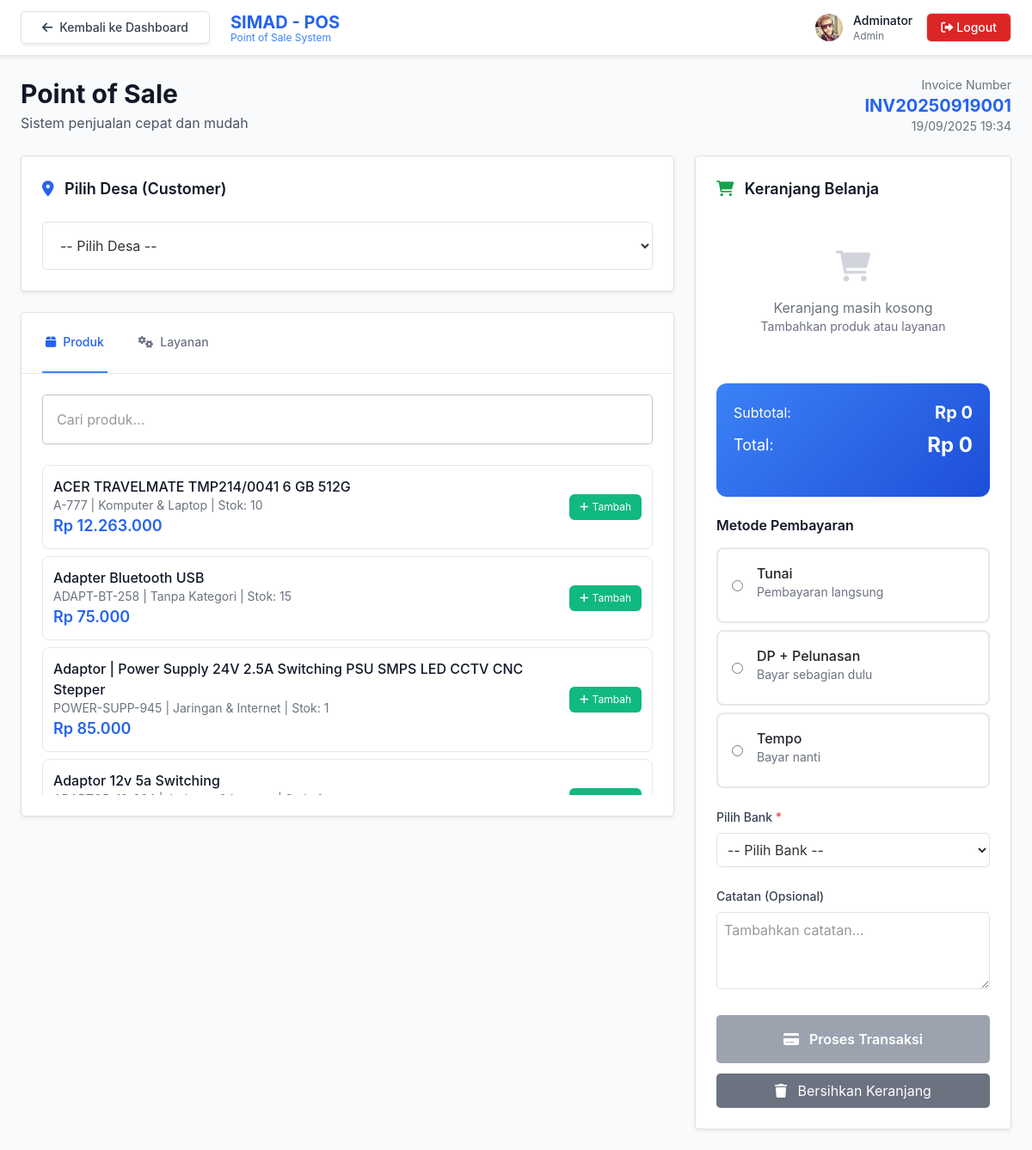
The app's page /pos.php (signed in) with its own data.
### tables this page shows
CREATE TABLE `users` (
  `id` int(11) NOT NULL,
  `username` varchar(50) NOT NULL,
  `email` varchar(100) NOT NULL,
  `password` varchar(255) NOT NULL,
  `nama_lengkap` varchar(100) NOT NULL,
  `role` enum('admin','akunting','supervisor','teknisi','programmer','sales','finance') NOT NULL,
  `no_hp` varchar(20) DEFAULT NULL,
  `foto_profil` varchar(255) DEFAULT NULL,
  `status` enum('aktif','nonaktif') DEFAULT 'aktif',
  `created_at` timestamp NOT NULL DEFAULT current_timestamp(),
  `updated_at` timestamp NOT NULL DEFAULT current_timestamp() ON UPDATE current_timestamp(),
  `last_login` timestamp NULL DEFAULT NULL
);

CREATE TABLE `produk` (
  `id` int(11) NOT NULL,
  `kode_produk` varchar(20) NOT NULL,
  `nama_produk` varchar(100) NOT NULL,
  `kategori_id` int(11) DEFAULT NULL,
  `vendor_id` int(11) NOT NULL,
  `jenis` enum('barang_it','atk','layanan') NOT NULL,
  `deskripsi` text DEFAULT NULL,
  `spesifikasi` text DEFAULT NULL,
  `harga_satuan` decimal(15,2) NOT NULL,
  `harga_grosir` decimal(15,2) DEFAULT NULL,
  `satuan` varchar(20) NOT NULL,
  `stok_minimal` int(11) DEFAULT 0,
  `stok_tersedia` int(11) DEFAULT 0,
  `gambar` varchar(255) DEFAULT NULL,
  `status` enum('aktif','nonaktif') DEFAULT 'aktif',
  `created_at` timestamp NOT NULL DEFAULT current_timestamp(),
  `updated_at` timestamp NOT NULL DEFAULT current_timestamp() ON UPDATE current_timestamp(),
  `harga_diskon` decimal(15,2) DEFAULT NULL COMMENT 'Harga setelah diskon',
  `is_featured` tinyint(1) DEFAULT 0 COMMENT '1 = produk unggulan, 0 = produk biasa'
);

CREATE TABLE `kategori_produk` (
  `id` int(11) NOT NULL,
  `nama_kategori` varchar(50) NOT NULL,
  `deskripsi` text DEFAULT NULL,
  `created_at` timestamp NOT NULL DEFAULT current_timestamp()
);

### config/database.php (called while the page is built, shortened)
<?php
class Database {
    private $connection;
    private function connect() {
        try {
            $dsn = "mysql:host=" . DB_HOST . ";dbname=" . DB_NAME . ";charset=" . DB_CHARSET;
            $options = [
                PDO::ATTR_ERRMODE            => PDO::ERRMODE_EXCEPTION,
                PDO::ATTR_DEFAULT_FETCH_MODE => PDO::FETCH_ASSOC,
                PDO::ATTR_EMULATE_PREPARES   => false,
                PDO::MYSQL_ATTR_INIT_COMMAND => "SET NAMES utf8mb4"
            ];
            $this->connection = new PDO($dsn, DB_USER, DB_PASS, $options);
        } catch (PDOException $e) {
            error_log("Database connection failed: " . $e->getMessage());
            die("Database connection failed. Please contact administrator.");
        }
    }
    public function select($query, $params = []) {
        try {
            $stmt = $this->connection->prepare($query);
            $stmt->execute($params);
            return $stmt->fetchAll();
        } catch (PDOException $e) {
            error_log("Database select error: " . $e->getMessage());
            throw $e;
        }
    }
    public function selectOne($query, $params = []) {
        try {
            $stmt = $this->connection->prepare($query);
            $stmt->execute($params);
            return $stmt->fetch();
        } catch (PDOException $e) {
            error_log("Database selectOne error: " . $e->getMessage());
            throw $e;
        }
    }
}
function getDatabase() {
    static $database = null;
    if ($database === null) {
        $database = new Database();
    }
    return $database;
}
?>

### config/auth.php (called while the page is built, shortened)
<?php
require_once 'database.php';
class Auth {
    private $db;
    public function __construct() {
        $this->db = getDatabase();
    }
    public function isLoggedIn() {
        return true;
    }
    public function getCurrentUser() {
        try {
            $query = "SELECT * FROM users WHERE id = ? AND status = 'aktif'";
            return $this->db->selectOne($query, [$_SESSION['user_id']]);
        } catch (Exception $e) {
            return null;
        }
    }
}
$auth = new Auth();
class AuthStatic {
    public static function getCurrentUser() {
        global $auth;
        return $auth->getCurrentUser();
    }
}
?>

### pos.php (the view, shortened to what this page needs)
<?php
require_once 'config/database.php';
require_once 'config/auth.php';
$db = getDatabase();
$user = AuthStatic::getCurrentUser();
$produk_list = $db->select("
    SELECT p.id, p.kode_produk, p.nama_produk, p.harga_satuan, p.stok_tersedia, kp.nama_kategori
    FROM produk p
    LEFT JOIN kategori_produk kp ON p.kategori_id = kp.id
    WHERE p.status = 'aktif' AND p.stok_tersedia > 0
    ORDER BY p.nama_produk
");
function generateInvoiceNumber($db) {
    $today = date('Ymd');
    $prefix = 'INV' . $today;
    $last_invoice = $db->select("
        SELECT nomor_invoice
        FROM transaksi
        WHERE nomor_invoice LIKE ?
        ORDER BY nomor_invoice DESC
        LIMIT 1
    ", [$prefix . '%']);
    if (empty($last_invoice)) {
        return $prefix . '001';
    }
    $last_number = intval(substr($last_invoice[0]['nomor_invoice'], -3));
    $new_number = str_pad($last_number + 1, 3, '0', STR_PAD_LEFT);
    return $prefix . $new_number;
}
$invoice_number = generateInvoiceNumber($db);
?>
<!DOCTYPE html>
<html lang="id" class="h-full bg-gray-50">
<head>
    <link href="https://cdn.jsdelivr.net/npm/bootstrap@4.6.2/dist/css/bootstrap.min.css" rel="stylesheet">
    <script src="https://cdn.tailwindcss.com"></script>
    <link href="https://cdnjs.cloudflare.com/ajax/libs/font-awesome/6.0.0/css/all.min.css" rel="stylesheet">
</head>
<body class="h-full bg-gray-50">
    <nav class="bg-white shadow-sm border-b border-gray-200">
        <div class="max-w-7xl mx-auto px-4 sm:px-6 lg:px-8">
            <div class="flex justify-between h-16">
                <div class="flex items-center">
                    <a href="dashboard.php" class="inline-flex items-center px-4 py-2 border border-gray-300 rounded-md shadow-sm text-sm font-medium text-gray-700 bg-white hover:bg-gray-50 focus:outline-none focus:ring-2 focus:ring-offset-2 focus:ring-primary-500 mr-4">
                        <i class="fas fa-arrow-left mr-2"></i>
                        Kembali ke Dashboard
                    </a>
                    <div class="flex flex-col">
                        <div class="text-xl font-bold text-primary-600">SIMAD - POS</div>
                        <div class="text-xs text-primary-500 -mt-1">Point of Sale System</div>
                    </div>
                </div>
                <div class="flex items-center space-x-4">
                    <div class="flex items-center space-x-3">
                        <div class="flex-shrink-0">
                            <?php if (!empty($user['foto_profil']) && file_exists('uploads/users/' . $user['foto_profil'])): ?>
                                <img class="w-8 h-8 rounded-full object-cover" src="uploads/users/<?php echo htmlspecialchars($user['foto_profil']); ?>?v=<?php echo time(); ?>" alt="<?php echo htmlspecialchars($user['nama_lengkap']); ?>">
                            <?php else: ?>
                                <img class="w-8 h-8 rounded-full" src="img/profileimg.png" alt="user photo">
                            <?php endif; ?>
                        </div>
                        <div class="hidden md:block">
                            <p class="text-sm font-medium text-gray-900">
                                <?php echo htmlspecialchars($user['nama_lengkap'] ?? 'User'); ?>
                            </p>
                            <p class="text-xs text-gray-500">
                                <?php echo ucfirst($user['role'] ?? 'user'); ?>
                            </p>
                        </div>
                    </div>
                    <a href="logout.php" class="inline-flex items-center px-3 py-2 border border-transparent text-sm leading-4 font-medium rounded-md text-white bg-red-600 hover:bg-red-700 focus:outline-none focus:ring-2 focus:ring-offset-2 focus:ring-red-500">
                        <i class="fas fa-sign-out-alt mr-1"></i>
                        Logout
                    </a>
                </div>
            </div>
        </div>
    </nav>
<div class="pos-container px-4 py-6">
    <div class="mb-6">
        <div class="flex items-center justify-between">
            <div>
                <h1 class="text-3xl font-bold text-gray-900">Point of Sale</h1>
                <p class="text-gray-600 mt-1">Sistem penjualan cepat dan mudah</p>
            </div>
            <div class="text-right">
                <div class="text-sm text-gray-500">Invoice Number</div>
                <div class="text-xl font-bold text-blue-600" id="invoice-number"><?= $invoice_number ?></div>
                <div class="text-sm text-gray-500"><?= date('d/m/Y H:i') ?></div>
            </div>
        </div>
    </div>
    <div class="grid grid-cols-1 lg:grid-cols-3 gap-6">
        <div class="lg:col-span-2">
            <div class="bg-white rounded-lg shadow-sm border border-gray-200 p-6 mb-6">
                <h3 class="text-lg font-semibold text-gray-900 mb-4">
                    <i class="fas fa-map-marker-alt text-blue-600 mr-2"></i>
                    Pilih Desa (Customer)
                </h3>
                <select id="desa-select" class="w-full p-3 border border-gray-300 rounded-lg focus:ring-2 focus:ring-blue-500 focus:border-blue-500">
                    <option value="">-- Pilih Desa --</option>
                </select>
            </div>
            <div class="bg-white rounded-lg shadow-sm border border-gray-200">
                <div class="border-b border-gray-200">
                    <nav class="flex space-x-8 px-6">
                        <button class="tab-btn active py-4 px-1 border-b-2 border-blue-500 font-medium text-sm text-blue-600" data-tab="produk">
                            <i class="fas fa-box mr-2"></i>Produk
                        </button>
                        <button class="tab-btn py-4 px-1 border-b-2 border-transparent font-medium text-sm text-gray-500 hover:text-gray-700" data-tab="layanan">
                            <i class="fas fa-cogs mr-2"></i>Layanan
                        </button>
                    </nav>
                </div>
                <div id="tab-produk" class="tab-content p-6">
                    <div class="mb-4">
                        <input type="text" id="search-produk" placeholder="Cari produk..." class="w-full p-3 border border-gray-300 rounded-lg focus:ring-2 focus:ring-blue-500">
                    </div>
                    <div id="produk-list" class="max-h-96 overflow-y-auto">
                        <?php foreach ($produk_list as $produk): ?>
                        <div class="item-card produk-item" data-search="<?= strtolower($produk['nama_produk'] . ' ' . $produk['kode_produk']) ?>">
                            <div class="flex items-center justify-between">
                                <div class="flex-1">
                                    <div class="font-medium text-gray-900"><?= htmlspecialchars($produk['nama_produk']) ?></div>
                                    <div class="text-sm text-gray-500">
                                        <?= htmlspecialchars($produk['kode_produk']) ?> |
                                        <?= htmlspecialchars($produk['nama_kategori'] ?? 'Tanpa Kategori') ?> |
                                        Stok: <?= $produk['stok_tersedia'] ?>
                                    </div>
                                    <div class="text-lg font-semibold text-blue-600">Rp <?= number_format($produk['harga_satuan'], 0, ',', '.') ?></div>
                                </div>
                                <button class="btn-add-item" onclick="addToCart('produk', <?= $produk['id'] ?>, '<?= htmlspecialchars($produk['nama_produk']) ?>', <?= $produk['harga_satuan'] ?>, <?= $produk['stok_tersedia'] ?>)">
                                    <i class="fas fa-plus mr-1"></i>Tambah
                                </button>
                            </div>
                        </div>
                        <?php endforeach; ?>
                    </div>
                </div>
            </div>
        </div>
        <div class="lg:col-span-1">
            <div class="bg-white rounded-lg shadow-sm border border-gray-200 p-6 sticky top-6">
                <h3 class="text-lg font-semibold text-gray-900 mb-4">
                    <i class="fas fa-shopping-cart text-green-600 mr-2"></i>
                </h3>
                <div id="cart-items" class="mb-6 max-h-64 overflow-y-auto">
                    <div id="empty-cart" class="text-center py-8 text-gray-500">
                        <i class="fas fa-shopping-cart text-4xl mb-3 text-gray-300"></i>
                        <p>Keranjang masih kosong</p>
                        <p class="text-sm">Tambahkan produk atau layanan</p>
                    </div>
                </div>
                <div class="total-section">
                    <div class="flex justify-between items-center mb-2">
                        <span>Subtotal:</span>
                        <span class="text-xl font-bold" id="subtotal">Rp 0</span>
                    </div>
                    <div class="flex justify-between items-center mb-4">
                        <span class="text-lg">Total:</span>
                        <span class="text-2xl font-bold" id="total">Rp 0</span>
                    </div>
                </div>
                <div class="mt-6">
                    <h4 class="font-semibold text-gray-900 mb-3">Metode Pembayaran</h4>
                    <div class="payment-method-card" data-method="tunai">
                        <div class="flex items-center">
                            <input type="radio" name="payment_method" value="tunai" id="tunai" class="mr-3">
                            <label for="tunai" class="flex-1 cursor-pointer">
                                <div class="font-medium">Tunai</div>
                                <div class="text-sm text-gray-500">Pembayaran langsung</div>
                            </label>
                        </div>
                    </div>
                    <div class="payment-method-card" data-method="dp_pelunasan">
                        <div class="flex items-center">
                            <input type="radio" name="payment_method" value="dp_pelunasan" id="dp" class="mr-3">
                            <label for="dp" class="flex-1 cursor-pointer">
                                <div class="font-medium">DP + Pelunasan</div>
                                <div class="text-sm text-gray-500">Bayar sebagian dulu</div>
                            </label>
                        </div>
                    </div>
                    <div class="payment-method-card" data-method="tempo">
                        <div class="flex items-center">
                            <input type="radio" name="payment_method" value="tempo" id="tempo" class="mr-3">
                            <label for="tempo" class="flex-1 cursor-pointer">
                                <div class="font-medium">Tempo</div>
                                <div class="text-sm text-gray-500">Bayar nanti</div>
                            </label>
                        </div>
                    </div>
                </div>
                <div id="bank-selection" class="mt-4">
                    <label class="block text-sm font-medium text-gray-700 mb-2">Pilih Bank <span class="text-red-500">*</span></label>
                    <select id="bank-select" class="w-full p-2 border border-gray-300 rounded-lg" required>
                        <option value="">-- Pilih Bank --</option>
                    </select>
                </div>
                <div class="mt-4">
                    <label class="block text-sm font-medium text-gray-700 mb-2">Catatan (Opsional)</label>
                    <textarea id="notes" rows="3" class="w-full p-2 border border-gray-300 rounded-lg" placeholder="Tambahkan catatan..."></textarea>
                </div>
                <div class="mt-6 space-y-3">
                    <button id="btn-checkout" class="w-full bg-blue-600 text-white py-3 px-4 rounded-lg font-semibold hover:bg-blue-700 transition-colors disabled:bg-gray-400" disabled>
                        <i class="fas fa-credit-card mr-2"></i>
                    </button>
                    <button id="btn-clear" class="w-full bg-gray-500 text-white py-2 px-4 rounded-lg hover:bg-gray-600 transition-colors">
                        <i class="fas fa-trash mr-2"></i>
                    </button>
                </div>
            </div>
        </div>
    </div>
</div>
</body>
</html>

### records on screen
users: nama_lengkap "Adminator", role "Admin"
produk: nama_produk "ACER TRAVELMATE TMP214/0041 6 GB 512G", kode_produk "A-777", kategori.nama_kategori "Komputer & Laptop", stok_tersedia "10", harga_satuan "12.263.000"
produk: nama_produk "Adapter Bluetooth USB", kode_produk "ADAPT-BT-258", nama_kategori "Tanpa Kategori", stok_tersedia "15", harga_satuan "75.000"
produk: nama_produk "Adaptor | Power Supply 24V 2.5A Switching PSU SMPS LED CCTV CNC Stepper", kode_produk "POWER-SUPP-945", kategori.nama_kategori "Jaringan & Internet", stok_tersedia "1", harga_satuan "85.000"
produk: nama_produk "Adaptor 12v 5a Switching"

### other values on screen
$invoice_number "INV20250919001"
